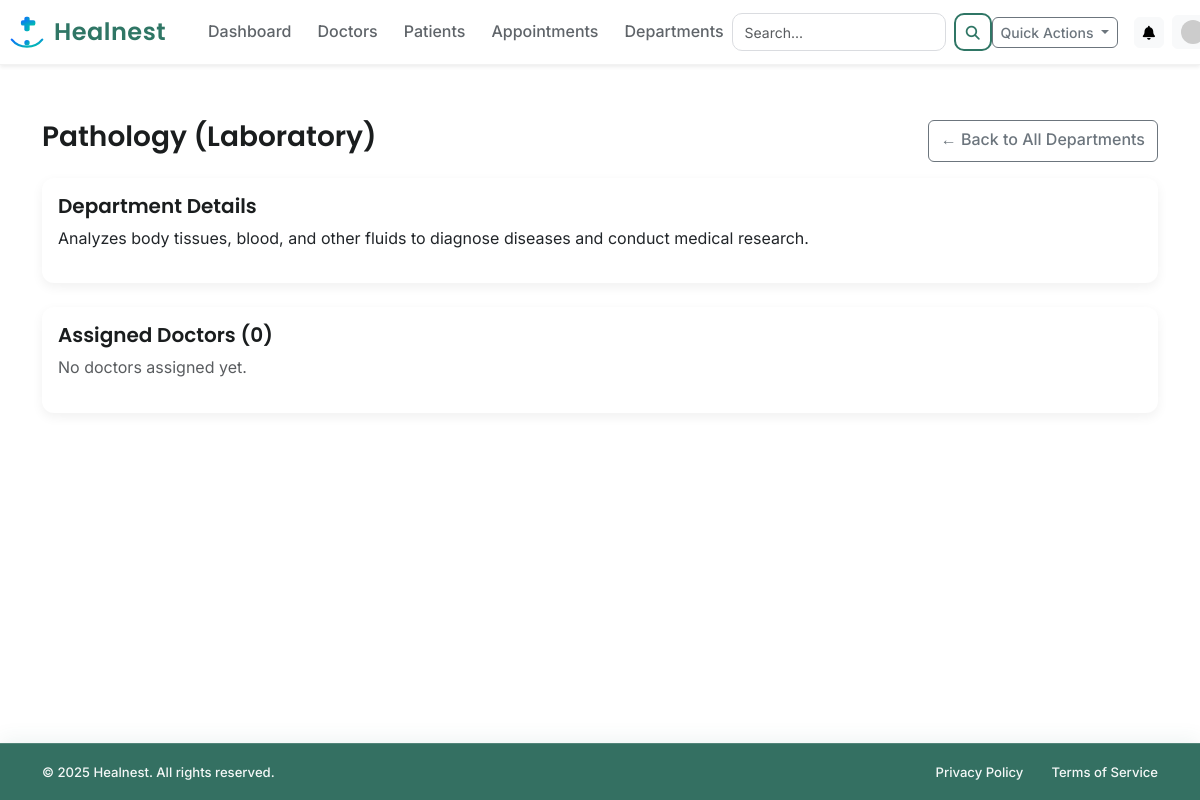
Page /admin/department/15 (signed in) on the earlier database version.
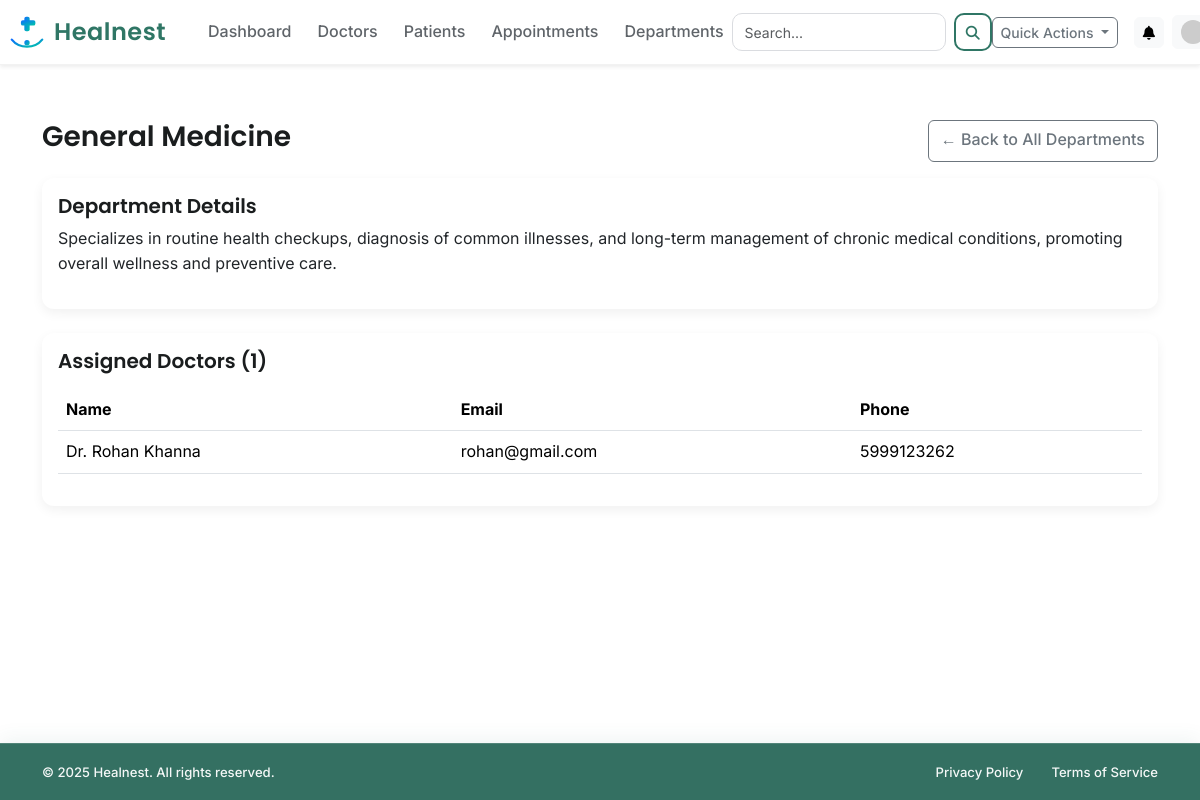
Same page on the later database version.
### app/models.py (models this page shows, shortened)
class Department(db.Model):
    __tablename__ = 'department'
    id = db.Column(db.Integer, primary_key=True)
    name = db.Column(db.String(100), unique=True, nullable=False)
    description = db.Column(db.Text)
    doctors = db.relationship('DoctorProfile', backref='department', lazy=True)

class User(db.Model, UserMixin):
    __tablename__ = 'user'
    id = db.Column(db.Integer, primary_key=True)
    email = db.Column(db.String(120), unique=True, nullable=False)
    password_hash = db.Column(db.String(128), nullable=False)
    role = db.Column(db.String(10), nullable=False)  # 'admin', 'doctor', 'patient'
    created_at = db.Column(db.DateTime, default=datetime.utcnow)
    is_active = db.Column(db.Boolean, nullable=False, default=True)
    doctor_profile = db.relationship('DoctorProfile', backref='user', uselist=False, cascade="all, delete-orphan")
    patient_profile = db.relationship('PatientProfile', backref='user', uselist=False, cascade="all, delete-orphan")
    appointments_as_patient = db.relationship('Appointment', foreign_keys='Appointment.patient_id', backref='patient', lazy=True, cascade="all, delete-orphan")
    appointments_as_doctor = db.relationship('Appointment', foreign_keys='Appointment.doctor_id', backref='doctor', lazy=True, cascade="all, delete-orphan")
    availabilities = db.relationship('Availability', backref='doctor', lazy=True, cascade="all, delete-orphan")
    notifications = db.relationship('Notification', backref='user', lazy=True, cascade="all, delete-orphan")
    reviews_given = db.relationship('DoctorReview', foreign_keys='DoctorReview.patient_id', backref='patient', lazy=True)
    reviews_received = db.relationship('DoctorReview', foreign_keys='DoctorReview.doctor_id', backref='doctor', lazy=True)
    @property
    def password(self):
        raise AttributeError('password is not a readable attribute')

class DoctorProfile(db.Model):
    __tablename__ = 'doctor_profile'
    id = db.Column(db.Integer, primary_key=True)
    user_id = db.Column(db.Integer, db.ForeignKey('user.id'), nullable=False, unique=True)
    full_name = db.Column(db.String(100), nullable=False)
    department_id = db.Column(db.Integer, db.ForeignKey('department.id'), nullable=False)
    qualifications = db.Column(db.String(200))
    contact_number = db.Column(db.String(20))
    experience_years = db.Column(db.Integer, default=0)
    bio = db.Column(db.Text)

### app/routes/admin_routes.py (the view)
@admin_bp.route('/department/<int:dept_id>')
@login_required
def department_details(dept_id):
    if current_user.role != 'admin':
        flash("Unauthorized", "danger")
        return redirect(url_for('main.home'))
    department = Department.query.get_or_404(dept_id)
    doctors = (
        User.query
        .join(DoctorProfile)
        .filter(DoctorProfile.department_id == dept_id)
        .all()
    )
    return render_template(
        "admin/department_details.html",
        department=department,
        doctors=doctors
    )

### app/__init__.py (called while the page is built)
@app.context_processor
def inject_notifications():
    if current_user.is_authenticated:
        unread_notifications = Notification.query.filter_by(user_id=current_user.id, is_read=False).order_by(Notification.created_at.desc()).limit(5).all()
        notification_count = Notification.query.filter_by(user_id=current_user.id, is_read=False).count()
        return dict(unread_notifications=unread_notifications, notification_count=notification_count)
    return dict(unread_notifications=[], notification_count=0)

@app.context_processor
def inject_notifications():
    if current_user.is_authenticated:
        unread_notifications = Notification.query.filter_by(user_id=current_user.id, is_read=False).order_by(Notification.created_at.desc()).limit(5).all()
        notification_count = Notification.query.filter_by(user_id=current_user.id, is_read=False).count()
        return dict(unread_notifications=unread_notifications, notification_count=notification_count)
    return dict(unread_notifications=[], notification_count=0)

### app/models.py (called while the page is built)
@login_manager.user_loader
def load_user(user_id):
    return User.query.get(int(user_id))

### app/templates/admin/department_details.html
{% extends "layout.html" %}
{% block content %}
<div class="container mt-4">
    <div class="d-flex justify-content-between mb-3">
        <h3>{{ department.name }}</h3>
        <a href="{{ url_for('admin.manage_departments') }}" class="btn btn-outline-secondary">
            ← Back to All Departments
        </a>
    </div>
    <div class="card p-3 mb-4">
        <h5>Department Details</h5>
        <p>{{ department.description }}</p>
    </div>
    <div class="card p-3">
        <h5>Assigned Doctors ({{ doctors|length }})</h5>
        {% if doctors %}
        <table class="table mt-2">
            <thead>
                <tr>
                    <th>Name</th>
                    <th>Email</th>
                    <th>Phone</th>
                </tr>
            </thead>
            <tbody>
                {% for doctor in doctors %}
                <tr>
                    <td>Dr. {{ doctor.doctor_profile.full_name }}</td>
                    <td>{{ doctor.email }}</td>
                    <td>{{ doctor.doctor_profile.contact_number or '—' }}</td>
                </tr>
                {% endfor %}
            </tbody>
        </table>
        {% else %}
        <p class="text-muted">No doctors assigned yet.</p>
        {% endif %}
    </div>
</div>
{% endblock %}

Differences in the rows shown:
changed Department: name "Pathology (Laboratory)" → "General Medicine"; description "Analyzes body tissues, blood, and other fluids to diagnose diseases and conduct medical research." → "Specializes in routine health checkups, diagnosis of common illnesses, and long-term management of chronic medical conditions, promoting overall wellness and preventive care."
added User: doctor_profile.full_name "Rohan Khanna", email "rohan@gmail.com", doctor_profile "5999123262"
Other differences:
{{ doctors|length }}: "0" → "1"
text no longer shown: "No doctors assigned yet."
text now shown: "Name Email Phone"
